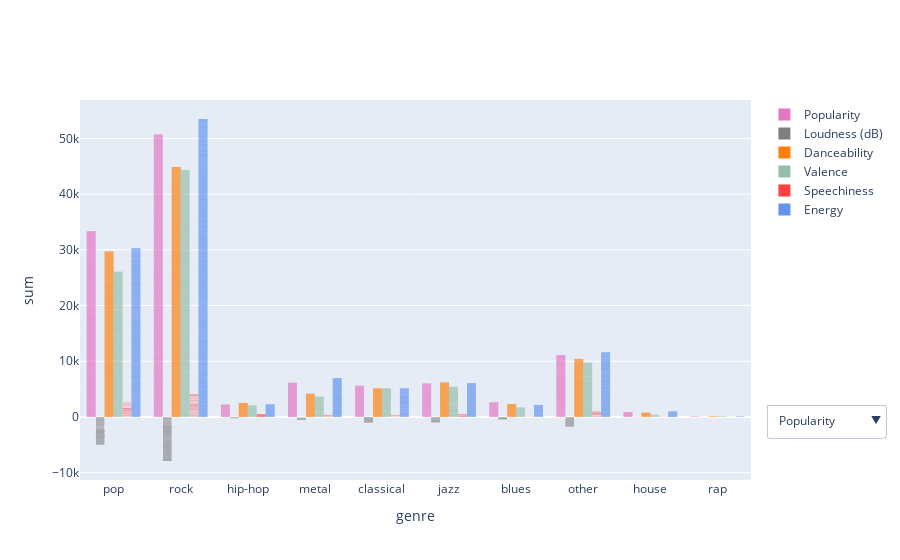

Notebook cell for this chart:
### Code cell
fig = go.Figure()
    
colors = cycle(['rgb(227, 119, 194)', 'rgb(127, 127, 127)', 'rgb(255, 127, 14)', 'rgb(150, 190, 170)', 'rgb(255, 64, 64)', 'rgb(100, 149, 237)'])


for feature in features :
    genres1 = df_spotify[feature]
    fig.add_trace(go.Bar(x=df_spotify['Genre category'], y=genres1, name=feature, marker_color=next(colors)))
    
dropdown_spotify = [
    {'label':'Popularity', 'method':'update', 'args':[{'visible':[True, False, False, False, False, False]},
                                                       {'title':'Popularity'}]},
    {'label':'Loudness (dB)', 'method':'update', 'args':[{'visible':[False, True, False, False, False, False]},
                                                       {'title':'Loudness (dB)'}]},
    {'label':'Danceability', 'method':'update', 'args':[{'visible':[False, False, True, False, False, False]},
                                                       {'title':'Danceability'}]},
    {'label':'Valence', 'method':'update', 'args':[{'visible':[False, False, False, True, False, False]},
                                                       {'title':'Valence'}]},
    {'label':'Speechiness', 'method':'update', 'args':[{'visible':[False, False, False, False, True, False]},
                                                       {'title':'Speechiness'}]},
    {'label':'Energy', 'method':'update', 'args':[{'visible':[False, False, False, False, False, True]},
                                                       {'title':'Energy'}]},
]  
    
fig.update_layout({'updatemenus':[{'type':'dropdown', 'x':1.2, 'y':0.2, 'showactive': True, 'active':0, 'buttons':dropdown_spotify}]})
fig.update_layout(showlegend=True)
fig.update_xaxes(title='genre')
fig.update_yaxes(title='sum')
fig.update_traces(marker_line_width=0)

fig.show()

### Figure 1 — Plotly figure (JSON) as saved in the notebook; plotly's stock layout.template omitted (floating-point values rounded to 4 significant figures; data arrays with more than 128 entries replaced by an {"elided": "..."} marker saying what was removed)
{"data": [{"marker": {"color": "rgb(227, 119, 194)", "line": {"width": 0}}, "name": "Popularity", "type": "bar", "x": {"elided": "1994 str values"}, "y": {"elided": "1994 int values"}}, {"marker": {"color": "rgb(127, 127, 127)", "line": {"width": 0}}, "name": "Loudness (dB)", "type": "bar", "x": {"elided": "1994 str values"}, "y": {"elided": "1994 int values"}}, {"marker": {"color": "rgb(255, 127, 14)", "line": {"width": 0}}, "name": "Danceability", "type": "bar", "x": {"elided": "1994 str values"}, "y": {"elided": "1994 int values"}}, {"marker": {"color": "rgb(150, 190, 170)", "line": {"width": 0}}, "name": "Valence", "type": "bar", "x": {"elided": "1994 str values"}, "y": {"elided": "1994 int values"}}, {"marker": {"color": "rgb(255, 64, 64)", "line": {"width": 0}}, "name": "Speechiness", "type": "bar", "x": {"elided": "1994 str values"}, "y": {"elided": "1994 int values"}}, {"marker": {"color": "rgb(100, 149, 237)", "line": {"width": 0}}, "name": "Energy", "type": "bar", "x": {"elided": "1994 str values"}, "y": {"elided": "1994 int values"}}], "layout": {"showlegend": true, "updatemenus": [{"active": 0, "buttons": [{"args": [{"visible": [true, false, false, false, false, false]}, {"title": "Popularity"}], "label": "Popularity", "method": "update"}, {"args": [{"visible": [false, true, false, false, false, false]}, {"title": "Loudness (dB)"}], "label": "Loudness (dB)", "method": "update"}, {"args": [{"visible": [false, false, true, false, false, false]}, {"title": "Danceability"}], "label": "Danceability", "method": "update"}, {"args": [{"visible": [false, false, false, true, false, false]}, {"title": "Valence"}], "label": "Valence", "method": "update"}, {"args": [{"visible": [false, false, false, false, true, false]}, {"title": "Speechiness"}], "label": "Speechiness", "method": "update"}, {"args": [{"visible": [false, false, false, false, false, true]}, {"title": "Energy"}], "label": "Energy", "method": "update"}], "showactive": true, "type": "dropdown", "x": 1.2, "y": 0.2}], "xaxis": {"title": {"text": "genre"}}, "yaxis": {"title": {"text": "sum"}}}}
